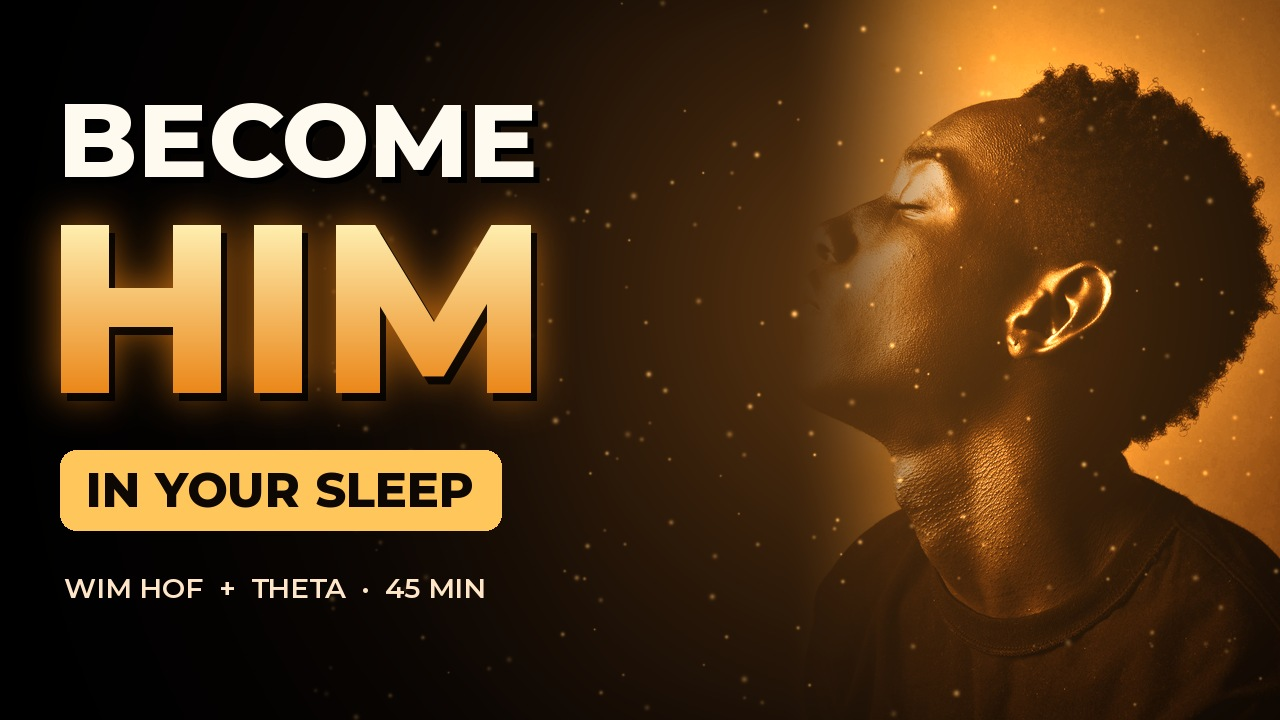
#> input picture projects/theta-identity/upload/thumbnail-men.jpg, 1280 x 720 px, given in place of pexels-7974957.jpg, which was not available
$ python make_thumbnails_iam.py .
#> lines starting #> are read from the running program, lines starting #| are printed output that depends on the picture; pictures that were not available may be replaced by others from this repository, and a replacement may not be noted
"""I AM thumbnails: forest green and gold. A face that means it on the right, I AM on the left.

    python projects/theta-identity/upload/make_thumbnails_iam.py PHOTO_DIR

PHOTO_DIR holds two free Pexels photos (Pexels License: free for commercial use, no attribution):
  pexels-7974957.jpg   man with a gold chain, eyes on camera   https://www.pexels.com/photo/7974957/
  pexels-7615245.jpg   woman in profile, gold chain           https://www.pexels.com/photo/7615245/
"""
import sys
from pathlib import Path

import numpy as np
from PIL import Image, ImageDraw, ImageFilter, ImageFont, ImageOps

ROOT = Path(__file__).resolve().parents[3]
OUT = Path(__file__).resolve().parent
W, H = 1280, 720
K = ROOT / "kairos/assets/fonts"
F_IAM = ImageFont.truetype(str(K / "Montserrat-ExtraBold.ttf"), 250)
F_SUB = ImageFont.truetype(str(K / "Montserrat-ExtraBold.ttf"), 66)
F_PILL = ImageFont.truetype(str(K / "Montserrat-ExtraBold.ttf"), 44)
F_BADGE = ImageFont.truetype(str(K / "Montserrat-SemiBold.ttf"), 28)
GREEN_DEEP = np.array([4, 16, 10], np.float32)


def grade(im):
    """Split-tone: shadows sink into forest green, highlights and the gold stay warm."""
    a = np.asarray(im.convert("RGB")).astype(np.float32) / 255
    lum = (a * [0.3, 0.59, 0.11]).sum(-1, keepdims=True)
    shadow = np.array([0.05, 0.22, 0.13]) * (1 - lum) ** 2
    warm = np.array([1.06, 0.98, 0.82])
    out = (a * warm) * (0.35 + 0.85 * lum) + shadow
    out = np.clip((out - 0.03) * 1.18, 0, 1)
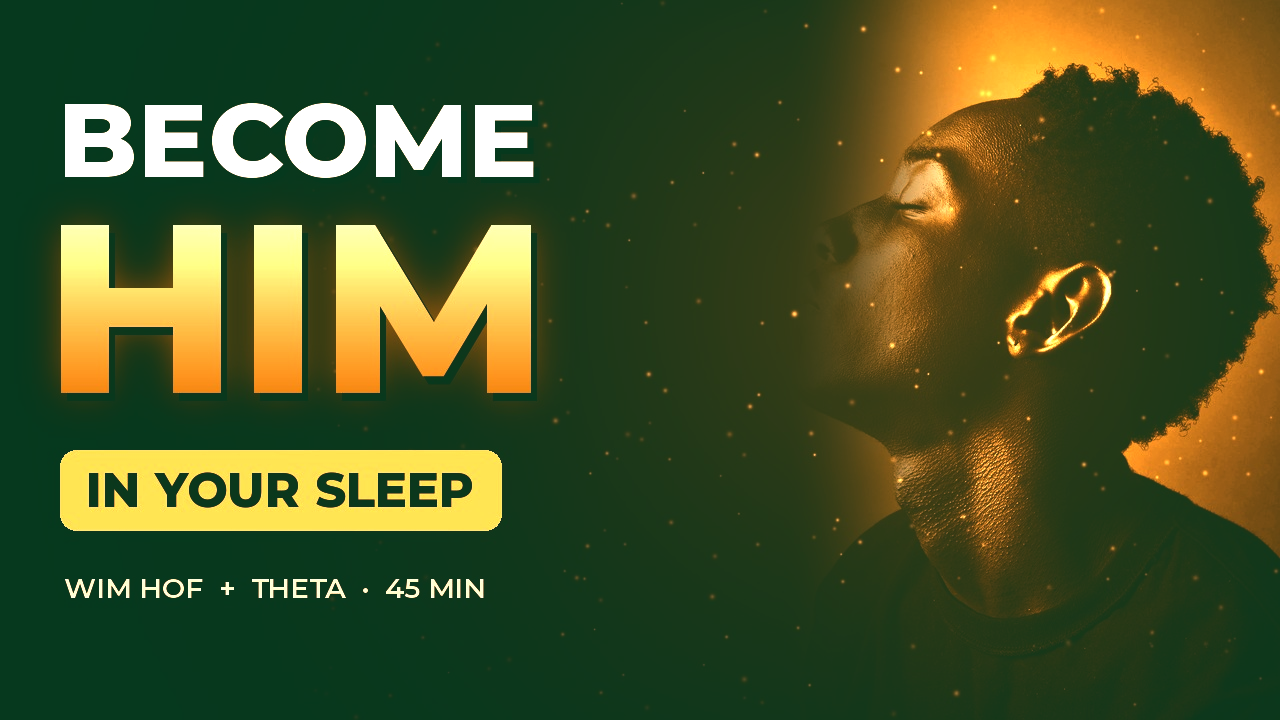
#> out: shape (720, 1280, 3) float64; mean R, G, B 0.275, 0.321, 0.147
    return Image.fromarray((out * 255).astype(np.uint8))


def place(photo, mirror, zoom=1.12, shift_y=0.0):
#> called with mirror = False, zoom = 1.05, shift_y = 0
    if mirror:
        photo = ImageOps.mirror(photo)
    s = H / photo.height * zoom
#> s = 1.05
    photo = photo.resize((int(photo.width * s), int(photo.height * s)), Image.LANCZOS)
    canvas = np.zeros((H, W, 3), np.float32) + GREEN_DEEP
    x0 = W - photo.width + int(photo.width * 0.05)
#> x0 = 3
    y0 = int((H - photo.height) / 2 + shift_y * H)
#> y0 = -18
    p = np.asarray(photo).astype(np.float32)
    xs = np.arange(photo.width)[None, :, None] / photo.width
#> xs = 1344 values from 0 to 0.999
    fade = np.clip((xs - 0.02) / 0.45, 0, 1)
#> fade = 1344 values from 0 to 1
    fade = fade * fade * (3 - 2 * fade)
    ys0, xs0 = max(0, -y0), max(0, -x0)
#> ys0 = 18; xs0 = 0
    cy, cx = max(0, y0), max(0, x0)
#> cy = 0; cx = 3
    hh = min(H - cy, photo.height - ys0)
#> hh = 720
    ww = min(W - cx, photo.width - xs0)
#> ww = 1277
    f = fade[:, xs0:xs0 + ww]
#> f = 1277 values from 0 to 1
    canvas[cy:cy + hh, cx:cx + ww] = canvas[cy:cy + hh, cx:cx + ww] * (1 - f) + p[ys0:ys0 + hh, xs0:xs0 + ww] * f
    return canvas


def finish(a, mins, out):
#> called with mins = '38 MIN'
    y, x = np.mgrid[0:H, 0:W].astype(np.float32)
    r = np.hypot(x - 880, y - 360)
    a = a + np.array([40, 120, 70]) * (np.exp(-(r / 520) ** 1.4) * 0.18)[..., None]   # green aura
    rng = np.random.default_rng(11)
    for _ in range(180):   # gold dust
        px, py = rng.uniform(250, W), rng.uniform(0, H)
        s, b = rng.uniform(1, 2.6), rng.uniform(60, 220)
        y0, y1, x0, x1 = int(max(0, py - 5)), int(min(H, py + 6)), int(max(0, px - 5)), int(min(W, px + 6))
        yy, xx = np.mgrid[y0:y1, x0:x1]
        a[y0:y1, x0:x1] += (np.exp(-((xx - px) ** 2 + (yy - py) ** 2) / (s * s)) * b)[..., None] * np.array([1, .78, .35])
    a *= (1 - 0.72 * np.clip((0.5 - x / W) / 0.5, 0, 1) ** 1.1)[..., None]
    a *= (1 - 0.55 * np.clip((0.32 - y / H) / 0.32, 0, 1) ** 1.3)[..., None]   # sink the bright sky behind him
    a *= (1 - 0.45 * np.clip((np.hypot(x / W - 0.6, y / H - 0.5) - 0.45) / 0.45, 0, 1))[..., None]
    im = Image.fromarray(np.clip(a, 0, 255).astype(np.uint8))

    # I AM in gold, with glow and a hard shadow
    mask = Image.new("L", (W, H), 0)
#> mask: PIL image 1280x720 L; every value is 0
    ImageDraw.Draw(mask).text((48, 70), "I AM", font=F_IAM, fill=255)
    im.paste(Image.new("RGB", (W, H), (230, 160, 40)), (0, 0),
             mask.filter(ImageFilter.GaussianBlur(22)).point(lambda v: int(v * 0.7)))
    im.paste(Image.new("RGB", (W, H), (0, 0, 0)), (6, 8), mask.point(lambda v: int(v * 0.85)))
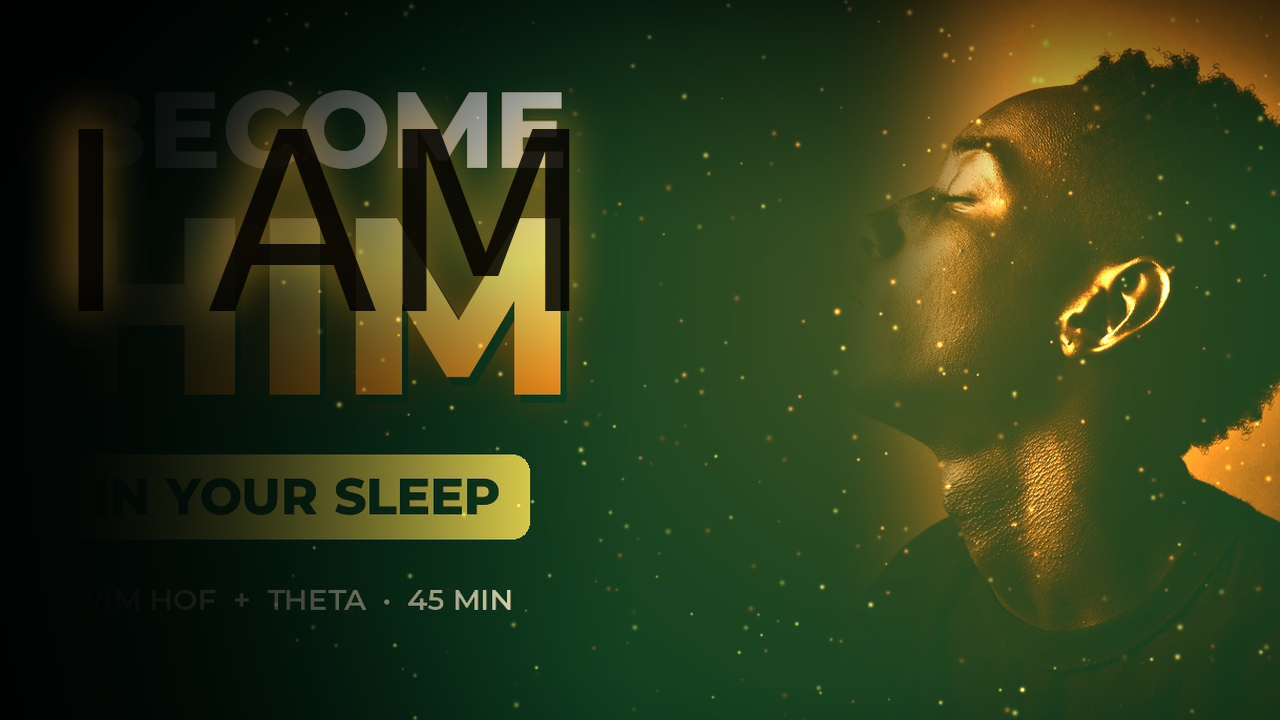
#> im: PIL image 1280x720 RGB; mean R, G, B 45.7, 57.4, 24.9
    bb = mask.getbbox()
#> bb = (72, 121, 564, 303)
    t = np.clip((np.arange(H) - bb[1]) / (bb[3] - bb[1]), 0, 1)[:, None, None]
#> t = 720 values from 0 to 1
    grad = (np.array([255, 236, 170]) * (1 - t) + np.array([214, 150, 40]) * t) * np.ones((1, W, 1))
    im.paste(Image.fromarray(grad.astype(np.uint8)), (0, 0), mask)

    d = ImageDraw.Draw(im, "RGBA")
    d.text((60, 352), "MY WORD IS LAW", font=F_SUB, fill=(0, 0, 0, 200))
    d.text((56, 346), "MY WORD IS LAW", font=F_SUB, fill=(250, 246, 236))
    txt = "NO PUMP FAKES"
    tw = F_PILL.getlength(txt)
    px, py = 58, 456
    d.rounded_rectangle((px, py, px + tw + 48, py + 74), radius=14, fill=(232, 186, 96))
    d.text((px + 24, py + 37), txt, font=F_PILL, fill=(6, 22, 14), anchor="lm")
    d.text((62, 568), f"WIM HOF  +  THETA  ·  {mins}", font=F_BADGE, fill=(230, 240, 228, 235))
    im.save(out, quality=93)
    return im


if __name__ == "__main__":
    photos = Path(sys.argv[1])
    finish(place(grade(Image.open(photos / "pexels-7974957.jpg")), mirror=False, zoom=1.05),
           "38 MIN", OUT / "thumbnail-iam-men.jpg")
    finish(place(grade(Image.open(photos / "pexels-7615245.jpg")), mirror=True, zoom=1.1),
           "37 MIN", OUT / "thumbnail-iam-women.jpg")
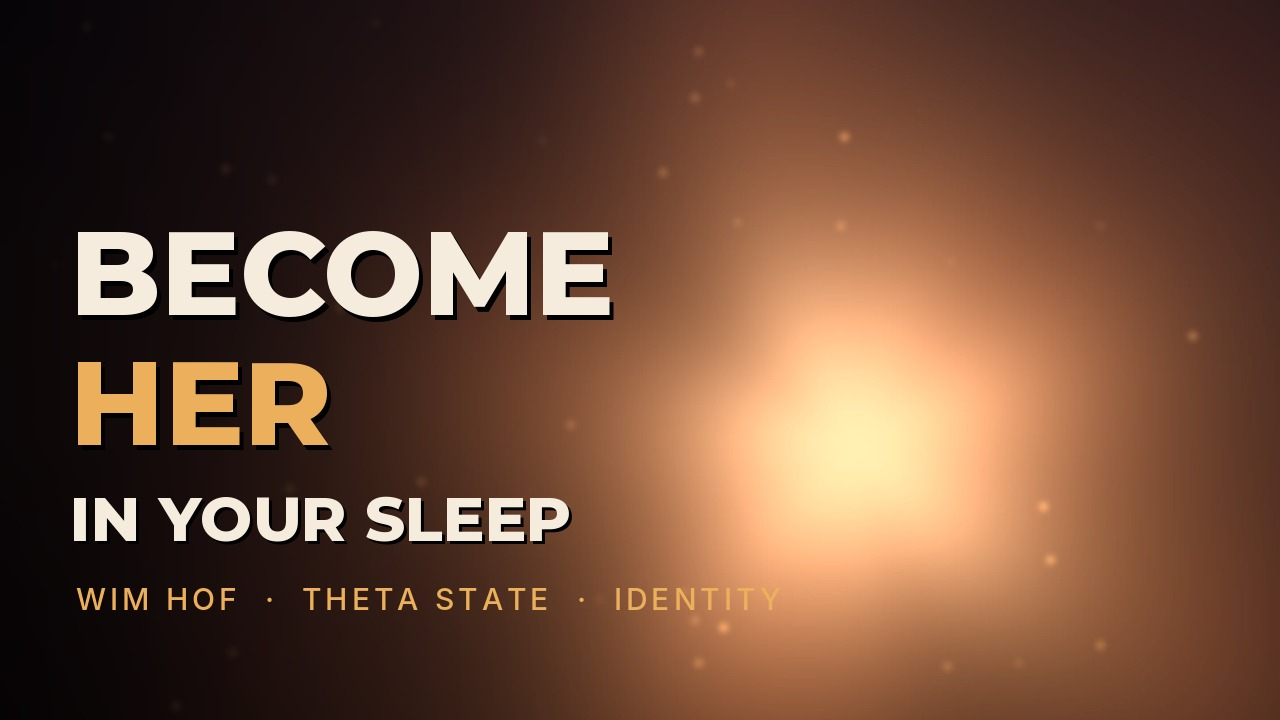
#> input picture projects/theta-identity/upload/thumbnail-women.jpg, 1280 x 720 px, given in place of pexels-7615245.jpg, which was not available
#> call 2 of finish, with mins = '37 MIN'
#> in finish (call 2), `im.save(out, quality=93)`:
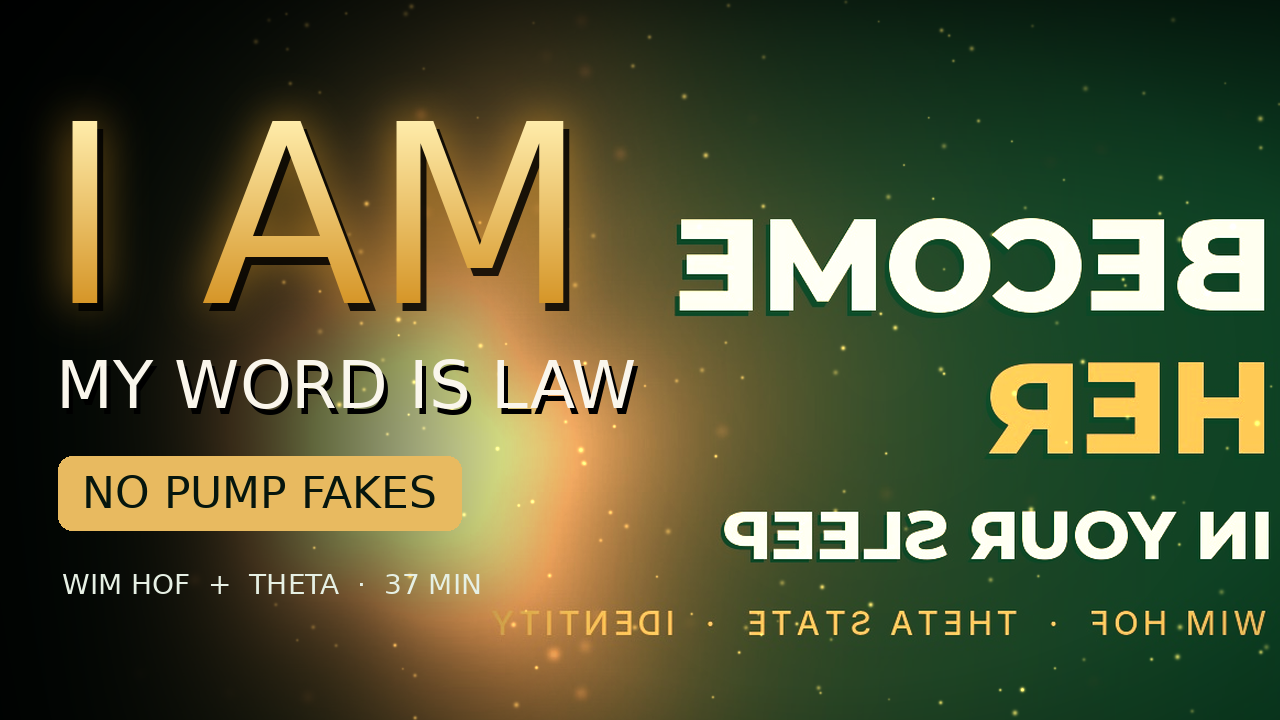
#> saved as thumbnail-iam-women.jpg: PIL image 1280x720 RGB; mean R, G, B 83.1, 85.8, 52.2
